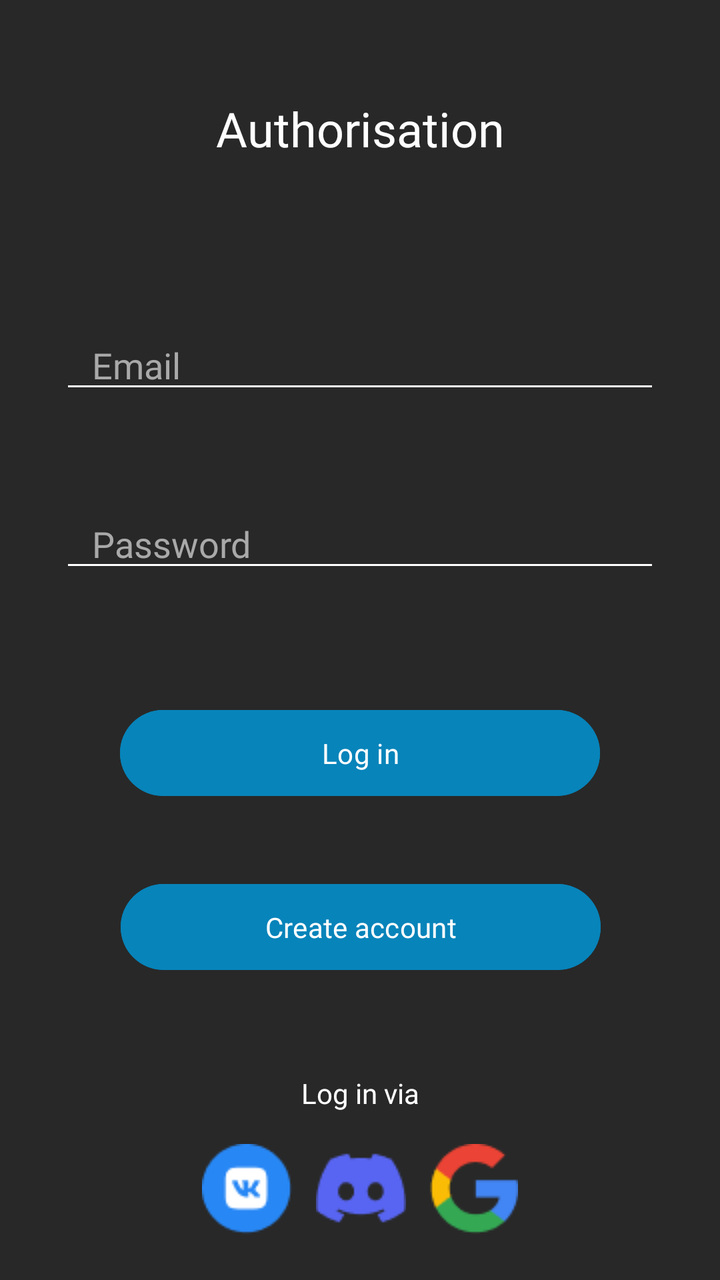
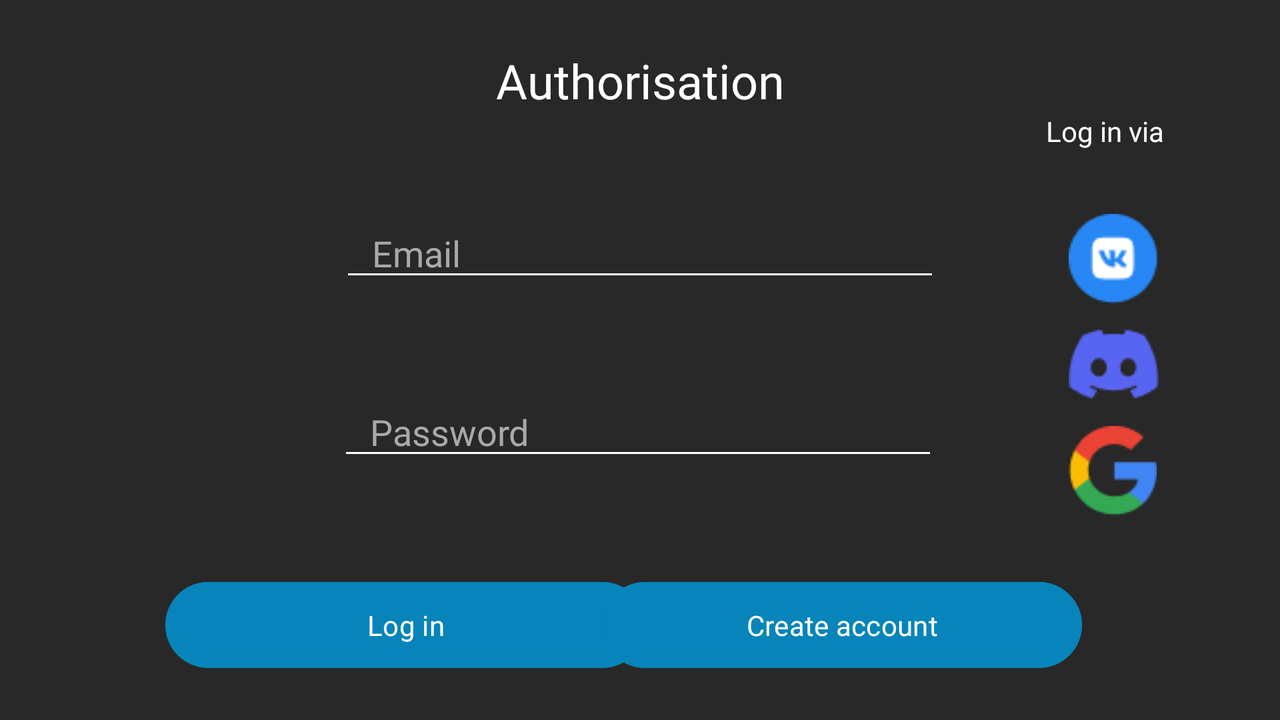

An Android layout and its configuration variant, each rendered on a device that would load it. The default file and the variant file are quoted in full after the pictures.
<!-- AndroidManifest.xml: application theme Theme.Blubb -->
<!-- res/layout/fragment_authorization.xml -->
<?xml version="1.0" encoding="utf-8"?>
<FrameLayout xmlns:android="http://schemas.android.com/apk/res/android"
    xmlns:app="http://schemas.android.com/apk/res-auto"
    xmlns:tools="http://schemas.android.com/tools"
    android:layout_width="match_parent"
    android:layout_height="match_parent"
    android:background="@color/light_tint"
    tools:context=".presentation.fragments.AuthorizationFragment">

    
    <androidx.constraintlayout.widget.ConstraintLayout
        android:layout_width="match_parent"
        android:layout_height="match_parent">

        <TextView
            android:id="@+id/textViewAuthorization"
            android:layout_width="wrap_content"
            android:layout_height="wrap_content"
            android:layout_marginTop="48dp"
            android:text="@string/authorization"
            app:layout_constraintEnd_toEndOf="parent"
            app:layout_constraintStart_toStartOf="parent"
            app:layout_constraintTop_toTopOf="parent"
            style="@style/dark_theme_label_style" />

        <TextView
            android:id="@+id/textViewAuthorization2"
            android:layout_width="wrap_content"
            android:layout_height="wrap_content"
            android:layout_marginTop="48dp"
            android:text="@string/login_via"
            app:layout_constraintEnd_toEndOf="parent"
            app:layout_constraintStart_toStartOf="parent"
            app:layout_constraintTop_toBottomOf="@+id/buttonCreateAccount"
            style="@style/dark_theme_regular_text_style" />

        <EditText
            android:id="@+id/editTextNickname"
            style="@style/dark_theme_main_edittext_style"
            android:layout_width="300dp"
            android:layout_height="wrap_content"
            android:layout_marginTop="80dp"
            android:hint="@string/email"
            android:inputType="text"
            app:layout_constraintEnd_toEndOf="parent"
            app:layout_constraintStart_toStartOf="parent"
            app:layout_constraintTop_toBottomOf="@+id/textViewAuthorization" />

        <EditText
            android:id="@+id/editTextPassword"
            style="@style/dark_theme_main_edittext_style"
            android:layout_width="300dp"
            android:layout_height="wrap_content"
            android:layout_marginTop="48dp"
            android:hint="@string/password"
            android:inputType="textPassword"
            app:layout_constraintEnd_toEndOf="parent"
            app:layout_constraintStart_toStartOf="parent"
            app:layout_constraintTop_toBottomOf="@+id/editTextNickname" />

        <Button
            android:id="@+id/buttonLogin"
            style="@style/dark_theme_main_button_style"
            android:layout_width="240dp"
            android:layout_height="wrap_content"
            android:layout_marginTop="60dp"
            android:paddingTop="12dp"
            android:paddingBottom="12dp"
            android:text="@string/login"
            app:layout_constraintEnd_toEndOf="parent"
            app:layout_constraintStart_toStartOf="parent"
            app:layout_constraintTop_toBottomOf="@+id/editTextPassword" />

        <Button
            android:id="@+id/buttonCreateAccount"
            style="@style/dark_theme_main_button_style"
            android:layout_width="240dp"
            android:layout_height="wrap_content"
            android:layout_marginTop="36dp"
            android:paddingTop="12dp"
            android:paddingBottom="12dp"
            android:text="@string/create_account"
            app:layout_constraintEnd_toEndOf="parent"
            app:layout_constraintHorizontal_bias="0.502"
            app:layout_constraintStart_toStartOf="parent"
            app:layout_constraintTop_toBottomOf="@+id/buttonLogin" />

        <LinearLayout
            android:layout_width="wrap_content"
            android:layout_height="wrap_content"
            android:layout_marginTop="16dp"
            android:orientation="horizontal"
            app:layout_constraintEnd_toEndOf="parent"
            app:layout_constraintStart_toStartOf="parent"
            app:layout_constraintTop_toBottomOf="@+id/textViewAuthorization2">

            <ImageView
                android:id="@+id/imageViewVkIcon"
                android:layout_width="wrap_content"
                android:layout_height="wrap_content"
                android:layout_marginHorizontal="6dp"
                android:layout_weight="1"
                android:src="@drawable/blubb_vk_icon" />

            <ImageView
                android:id="@+id/imageViewDiscordIcon"
                android:layout_width="wrap_content"
                android:layout_height="wrap_content"
                android:layout_marginHorizontal="6dp"
                android:layout_weight="1"
                android:src="@drawable/blubb_discord_icon" />

            <ImageView
                android:id="@+id/imageViewGoogleIcon"
                android:layout_width="wrap_content"
                android:layout_height="wrap_content"
                android:layout_marginHorizontal="6dp"
                android:layout_weight="1"
                android:src="@drawable/blubb_google_icon" />
        </LinearLayout>
    </androidx.constraintlayout.widget.ConstraintLayout>

</FrameLayout>
<!-- resources referenced by this layout -->
<resources>
  <color name="light_tint">#282828</color>
  <!-- drawable blubb_discord_icon: png bitmap (drawable, 1075 bytes) -->
  <!-- drawable blubb_google_icon: png bitmap (drawable, 1403 bytes) -->
  <!-- drawable blubb_vk_icon: png bitmap (drawable, 1288 bytes) -->
  <string name="authorization">Authorisation</string>
  <string name="create_account">Create account</string>
  <string name="email">Email</string>
  <string name="login">Log in</string>
  <string name="login_via">Log in via</string>
  <string name="password">Password</string>
  <style name="dark_theme_label_style">
          <item name="android:fontFamily">@font/inter_semibold</item>
          <item name="android:textColor">@color/main_text</item>
          <item name="android:textSize">24sp</item>
      </style>
  <style name="dark_theme_main_button_style">
          <item name="android:backgroundTint">@color/accent</item>
          <item name="android:fontFamily">@font/inter_semibold</item>
      </style>
  <style name="dark_theme_main_edittext_style">
          <item name="android:backgroundTint">@color/main_text</item>
          <item name="android:fontFamily">@font/inter</item>
          <item name="android:paddingLeft">16dp</item>
          <item name="android:textColor">@color/main_text</item>
          <item name="android:textColorHint">@color/sub_text</item>
      </style>
  <style name="dark_theme_regular_text_style">
          <item name="android:fontFamily">@font/inter</item>
          <item name="android:textColor">@color/main_text</item>
          <item name="android:textSize">14sp</item>
      </style>
  <style name="Theme.Blubb" parent="Base.Theme.Blubb" />
  <color name="main_text">#FFFFFF</color>
  <color name="accent">#0784BA</color>
  <color name="sub_text">#a9a9a9</color>
  <style name="Base.Theme.Blubb" parent="Theme.Material3.Light.NoActionBar">
          
          
          <item name="android:forceDarkAllowed" tools:targetApi="q">false</item>
      </style>
</resources>
<!-- res/layout-land/fragment_authorization.xml (the repository's variant of the layout above) -->
<!-- drawn on the phone turned sideways -->
<?xml version="1.0" encoding="utf-8"?>
<FrameLayout xmlns:android="http://schemas.android.com/apk/res/android"
    xmlns:app="http://schemas.android.com/apk/res-auto"
    xmlns:tools="http://schemas.android.com/tools"
    android:layout_width="match_parent"
    android:layout_height="match_parent"
    android:background="@color/light_tint"
    tools:context=".presentation.fragments.AuthorizationFragment">

    
    <androidx.constraintlayout.widget.ConstraintLayout
        android:layout_width="match_parent"
        android:layout_height="match_parent">

        <TextView
            android:id="@+id/textViewAuthorization"
            style="@style/dark_theme_label_style"
            android:layout_width="wrap_content"
            android:layout_height="wrap_content"
            android:layout_marginTop="24dp"
            android:text="@string/authorization"
            android:textSize="24sp"
            app:layout_constraintEnd_toEndOf="parent"
            app:layout_constraintStart_toStartOf="parent"
            app:layout_constraintTop_toTopOf="parent" />

        <TextView
            android:id="@+id/textViewAuthorization2"
            style="@style/dark_theme_regular_text_style"
            android:layout_width="wrap_content"
            android:layout_height="wrap_content"
            android:layout_marginTop="56dp"
            android:text="@string/login_via"
            app:layout_constraintEnd_toEndOf="parent"
            app:layout_constraintHorizontal_bias="0.9"
            app:layout_constraintStart_toStartOf="parent"
            app:layout_constraintTop_toTopOf="parent" />

        <EditText
            android:id="@+id/editTextNickname"
            style="@style/dark_theme_main_edittext_style"
            android:layout_width="300dp"
            android:layout_height="wrap_content"
            android:layout_marginTop="48dp"
            android:ems="10"
            android:hint="@string/email"
            android:inputType="text"
            app:layout_constraintEnd_toEndOf="parent"
            app:layout_constraintStart_toStartOf="parent"
            app:layout_constraintTop_toBottomOf="@+id/textViewAuthorization" />

        <EditText
            android:id="@+id/editTextPassword"
            style="@style/dark_theme_main_edittext_style"
            android:layout_width="300dp"
            android:layout_height="wrap_content"
            android:layout_marginTop="48dp"
            android:ems="10"
            android:hint="@string/password"
            android:inputType="text"
            app:layout_constraintEnd_toEndOf="parent"
            app:layout_constraintHorizontal_bias="0.497"
            app:layout_constraintStart_toStartOf="parent"
            app:layout_constraintTop_toBottomOf="@+id/editTextNickname" />

        <Button
            android:id="@+id/buttonLogin"
            style="@style/dark_theme_main_button_style"
            android:layout_width="240dp"
            android:layout_height="wrap_content"
            android:layout_marginTop="52dp"
            android:paddingTop="12dp"
            android:paddingBottom="12dp"
            android:text="@string/login"
            app:layout_constraintEnd_toEndOf="parent"
            app:layout_constraintHorizontal_bias="0.207"
            app:layout_constraintStart_toStartOf="parent"
            app:layout_constraintTop_toBottomOf="@+id/editTextPassword" />

        <Button
            android:id="@+id/buttonCreateAccount"
            style="@style/dark_theme_main_button_style"
            android:layout_width="240dp"
            android:layout_height="wrap_content"
            android:layout_marginStart="21dp"
            android:layout_marginTop="52dp"
            android:paddingTop="12dp"
            android:paddingBottom="12dp"
            android:text="@string/create_account"
            app:layout_constraintEnd_toEndOf="parent"
            app:layout_constraintHorizontal_bias="0.739"
            app:layout_constraintStart_toEndOf="@+id/buttonLogin"
            app:layout_constraintStart_toStartOf="parent"
            app:layout_constraintTop_toBottomOf="@+id/editTextPassword" />

        <LinearLayout
            android:layout_width="wrap_content"
            android:layout_height="wrap_content"
            android:layout_marginTop="32dp"
            android:orientation="vertical"
            app:layout_constraintEnd_toEndOf="parent"
            app:layout_constraintHorizontal_bias="0.906"
            app:layout_constraintStart_toStartOf="parent"
            app:layout_constraintTop_toBottomOf="@+id/textViewAuthorization2">

            <ImageView
                android:id="@+id/imageViewVkIcon"
                android:layout_width="wrap_content"
                android:layout_height="wrap_content"
                android:layout_marginHorizontal="6dp"
                android:layout_weight="1"
                android:src="@drawable/blubb_vk_icon" />

            <ImageView
                android:id="@+id/imageViewDiscordIcon"
                android:layout_width="wrap_content"
                android:layout_height="wrap_content"
                android:layout_marginHorizontal="6dp"
                android:layout_marginVertical="8dp"
                android:layout_weight="1"
                android:src="@drawable/blubb_discord_icon" />

            <ImageView
                android:id="@+id/imageViewGoogleIcon"
                android:layout_width="wrap_content"
                android:layout_height="wrap_content"
                android:layout_marginHorizontal="6dp"
                android:layout_weight="1"
                android:src="@drawable/blubb_google_icon" />
        </LinearLayout>
    </androidx.constraintlayout.widget.ConstraintLayout>

</FrameLayout>
